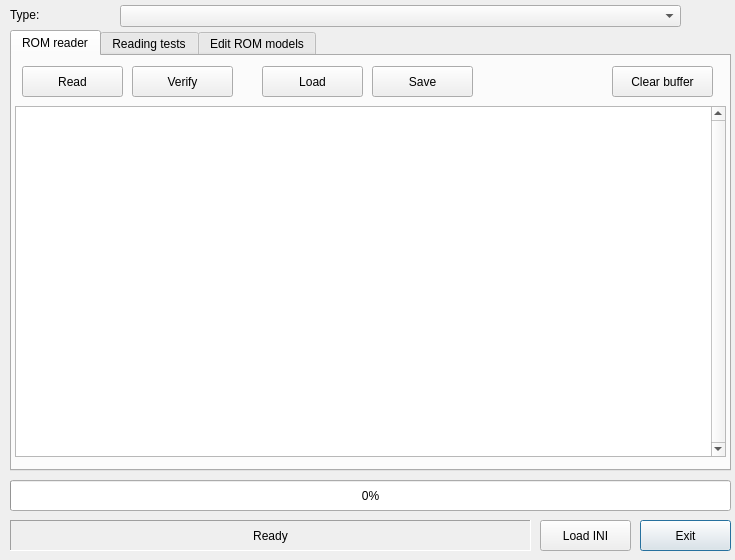
<?xml version="1.0" encoding="UTF-8"?>
<ui version="4.0">
 <class>ROMDumper</class>
 <widget class="QDialog" name="ROMDumper">
  <property name="geometry">
   <rect>
    <x>0</x>
    <y>0</y>
    <width>735</width>
    <height>560</height>
   </rect>
  </property>
  <property name="sizePolicy">
   <sizepolicy hsizetype="Fixed" vsizetype="Fixed">
    <horstretch>0</horstretch>
    <verstretch>0</verstretch>
   </sizepolicy>
  </property>
  <property name="minimumSize">
   <size>
    <width>735</width>
    <height>560</height>
   </size>
  </property>
  <property name="maximumSize">
   <size>
    <width>735</width>
    <height>560</height>
   </size>
  </property>
  <property name="windowTitle">
   <string>Dialog</string>
  </property>
  <widget class="QPushButton" name="btnExit">
   <property name="geometry">
    <rect>
     <x>640</x>
     <y>520</y>
     <width>91</width>
     <height>31</height>
    </rect>
   </property>
   <property name="text">
    <string>Exit</string>
   </property>
  </widget>
  <widget class="QProgressBar" name="pbProgress">
   <property name="geometry">
    <rect>
     <x>10</x>
     <y>480</y>
     <width>721</width>
     <height>31</height>
    </rect>
   </property>
   <property name="maximum">
    <number>1024</number>
   </property>
   <property name="value">
    <number>0</number>
   </property>
  </widget>
  <widget class="QLabel" name="lbStatus">
   <property name="geometry">
    <rect>
     <x>10</x>
     <y>520</y>
     <width>521</width>
     <height>31</height>
    </rect>
   </property>
   <property name="styleSheet">
    <string notr="true"/>
   </property>
   <property name="frameShape">
    <enum>QFrame::Panel</enum>
   </property>
   <property name="frameShadow">
    <enum>QFrame::Sunken</enum>
   </property>
   <property name="text">
    <string>Ready</string>
   </property>
   <property name="alignment">
    <set>Qt::AlignCenter</set>
   </property>
  </widget>
  <widget class="QTabWidget" name="tabWidget">
   <property name="geometry">
    <rect>
     <x>10</x>
     <y>30</y>
     <width>721</width>
     <height>441</height>
    </rect>
   </property>
   <property name="currentIndex">
    <number>0</number>
   </property>
   <widget class="QWidget" name="tab">
    <attribute name="title">
     <string>ROM reader</string>
    </attribute>
    <widget class="QPlainTextEdit" name="pBufferView">
     <property name="geometry">
      <rect>
       <x>3</x>
       <y>50</y>
       <width>711</width>
       <height>351</height>
      </rect>
     </property>
     <property name="verticalScrollBarPolicy">
      <enum>Qt::ScrollBarAlwaysOn</enum>
     </property>
     <property name="horizontalScrollBarPolicy">
      <enum>Qt::ScrollBarAlwaysOff</enum>
     </property>
    </widget>
    <widget class="QPushButton" name="btnRead">
     <property name="geometry">
      <rect>
       <x>10</x>
       <y>10</y>
       <width>101</width>
       <height>31</height>
      </rect>
     </property>
     <property name="text">
      <string>Read</string>
     </property>
    </widget>
    <widget class="QPushButton" name="btnVerify">
     <property name="geometry">
      <rect>
       <x>120</x>
       <y>10</y>
       <width>101</width>
       <height>31</height>
      </rect>
     </property>
     <property name="text">
      <string>Verify</string>
     </property>
    </widget>
    <widget class="QPushButton" name="btnLoad">
     <property name="geometry">
      <rect>
       <x>250</x>
       <y>10</y>
       <width>101</width>
       <height>31</height>
      </rect>
     </property>
     <property name="text">
      <string>Load</string>
     </property>
    </widget>
    <widget class="QPushButton" name="btnSave">
     <property name="geometry">
      <rect>
       <x>360</x>
       <y>10</y>
       <width>101</width>
       <height>31</height>
      </rect>
     </property>
     <property name="text">
      <string>Save</string>
     </property>
    </widget>
    <widget class="QPushButton" name="btnClear">
     <property name="geometry">
      <rect>
       <x>600</x>
       <y>10</y>
       <width>101</width>
       <height>31</height>
      </rect>
     </property>
     <property name="text">
      <string>Clear buffer</string>
     </property>
    </widget>
   </widget>
   <widget class="QWidget" name="widget">
    <attribute name="title">
     <string>Reading tests</string>
    </attribute>
    <widget class="QGroupBox" name="groupBox_2">
     <property name="geometry">
      <rect>
       <x>10</x>
       <y>90</y>
       <width>391</width>
       <height>291</height>
      </rect>
     </property>
     <property name="title">
      <string>Reading tests</string>
     </property>
     <widget class="QGroupBox" name="groupBox">
      <property name="geometry">
       <rect>
        <x>10</x>
        <y>30</y>
        <width>211</width>
        <height>81</height>
       </rect>
      </property>
      <property name="title">
       <string>Verify against buffer reading...</string>
      </property>
      <widget class="QRadioButton" name="rbForward">
       <property name="geometry">
        <rect>
         <x>10</x>
         <y>20</y>
         <width>131</width>
         <height>20</height>
        </rect>
       </property>
       <property name="text">
        <string>Forward</string>
       </property>
       <property name="checked">
        <bool>true</bool>
       </property>
      </widget>
      <widget class="QRadioButton" name="rbBackwardn">
       <property name="geometry">
        <rect>
         <x>10</x>
         <y>40</y>
         <width>151</width>
         <height>20</height>
        </rect>
       </property>
       <property name="text">
        <string>Backward</string>
       </property>
      </widget>
      <widget class="QRadioButton" name="rbRandom">
       <property name="geometry">
        <rect>
         <x>10</x>
         <y>60</y>
         <width>191</width>
         <height>20</height>
        </rect>
       </property>
       <property name="text">
        <string>Random</string>
       </property>
      </widget>
     </widget>
     <widget class="QWidget" name="layoutWidget1">
      <property name="geometry">
       <rect>
        <x>30</x>
        <y>110</y>
        <width>342</width>
        <height>26</height>
       </rect>
      </property>
      <layout class="QFormLayout" name="formLayout">
       <item row="0" column="1">
        <widget class="QSpinBox" name="sbRandomTest">
         <property name="minimum">
          <number>1</number>
         </property>
         <property name="maximum">
          <number>255</number>
         </property>
        </widget>
       </item>
       <item row="0" column="0">
        <widget class="QLabel" name="label_4">
         <property name="text">
          <string>Random: Test each word minimum times:</string>
         </property>
        </widget>
       </item>
      </layout>
     </widget>
     <widget class="QWidget" name="layoutWidget2">
      <property name="geometry">
       <rect>
        <x>10</x>
        <y>140</y>
        <width>317</width>
        <height>91</height>
       </rect>
      </property>
      <layout class="QGridLayout" name="gridLayout">
       <item row="0" column="1">
        <widget class="QSpinBox" name="sbWaiting">
         <property name="minimum">
          <number>-1</number>
         </property>
         <property name="maximum">
          <number>10000</number>
         </property>
         <property name="value">
          <number>-1</number>
         </property>
        </widget>
       </item>
       <item row="0" column="0">
        <widget class="QLabel" name="label_2">
         <property name="text">
          <string>Override waiting (ms, -1 turns off):</string>
         </property>
        </widget>
       </item>
       <item row="1" column="0">
        <widget class="QCheckBox" name="cbCycleBetweenRepeats">
         <property name="text">
          <string>Power cycle between repeats</string>
         </property>
        </widget>
       </item>
       <item row="2" column="0">
        <widget class="QCheckBox" name="cbRandomPowerCycle">
         <property name="text">
          <string>Random power cycling</string>
         </property>
        </widget>
       </item>
      </layout>
     </widget>
     <widget class="QPushButton" name="pushButton">
      <property name="geometry">
       <rect>
        <x>70</x>
        <y>240</y>
        <width>191</width>
        <height>41</height>
       </rect>
      </property>
      <property name="text">
       <string>Start reading test</string>
      </property>
     </widget>
    </widget>
    <widget class="QGroupBox" name="groupBox_3">
     <property name="geometry">
      <rect>
       <x>410</x>
       <y>220</y>
       <width>251</width>
       <height>161</height>
      </rect>
     </property>
     <property name="title">
      <string>Lines test</string>
     </property>
     <widget class="QPushButton" name="btnDataTest">
      <property name="geometry">
       <rect>
        <x>30</x>
        <y>110</y>
        <width>181</width>
        <height>41</height>
       </rect>
      </property>
      <property name="text">
       <string>Start Data lines test</string>
      </property>
     </widget>
     <widget class="QPushButton" name="btnGatesTest">
      <property name="geometry">
       <rect>
        <x>30</x>
        <y>60</y>
        <width>181</width>
        <height>41</height>
       </rect>
      </property>
      <property name="text">
       <string>Start &quot;Enable&quot; lines test</string>
      </property>
     </widget>
     <widget class="QCheckBox" name="cbUseBuffer">
      <property name="geometry">
       <rect>
        <x>20</x>
        <y>30</y>
        <width>221</width>
        <height>20</height>
       </rect>
      </property>
      <property name="text">
       <string>Skip initial reading, use buffer</string>
      </property>
     </widget>
    </widget>
    <widget class="QGroupBox" name="groupBox_4">
     <property name="geometry">
      <rect>
       <x>10</x>
       <y>10</y>
       <width>271</width>
       <height>51</height>
      </rect>
     </property>
     <property name="title">
      <string>General</string>
     </property>
     <widget class="QWidget" name="layoutWidget">
      <property name="geometry">
       <rect>
        <x>10</x>
        <y>20</y>
        <width>251</width>
        <height>26</height>
       </rect>
      </property>
      <layout class="QGridLayout" name="gridLayout_5">
       <item row="0" column="0">
        <widget class="QLabel" name="label_3">
         <property name="text">
          <string>Test repeats:</string>
         </property>
        </widget>
       </item>
       <item row="0" column="1">
        <widget class="QSpinBox" name="sbRepeat">
         <property name="minimum">
          <number>1</number>
         </property>
         <property name="maximum">
          <number>999</number>
         </property>
        </widget>
       </item>
      </layout>
     </widget>
    </widget>
   </widget>
   <widget class="QWidget" name="tab_2">
    <attribute name="title">
     <string>Edit ROM models</string>
    </attribute>
    <widget class="QPushButton" name="btnSaveAs">
     <property name="geometry">
      <rect>
       <x>600</x>
       <y>370</y>
       <width>111</width>
       <height>31</height>
      </rect>
     </property>
     <property name="toolTip">
      <string>After your model os OK, remember to save the file!</string>
     </property>
     <property name="text">
      <string>Save As...</string>
     </property>
    </widget>
    <widget class="QListWidget" name="lwItems">
     <property name="geometry">
      <rect>
       <x>420</x>
       <y>10</y>
       <width>291</width>
       <height>321</height>
      </rect>
     </property>
     <property name="selectionBehavior">
      <enum>QAbstractItemView::SelectRows</enum>
     </property>
    </widget>
    <widget class="QPushButton" name="btnUp">
     <property name="geometry">
      <rect>
       <x>420</x>
       <y>340</y>
       <width>41</width>
       <height>22</height>
      </rect>
     </property>
     <property name="toolTip">
      <string>Move up</string>
     </property>
     <property name="text">
      <string>/\</string>
     </property>
    </widget>
    <widget class="QPushButton" name="btnDown">
     <property name="geometry">
      <rect>
       <x>480</x>
       <y>340</y>
       <width>41</width>
       <height>22</height>
      </rect>
     </property>
     <property name="toolTip">
      <string>Move down</string>
     </property>
     <property name="text">
      <string>\/</string>
     </property>
    </widget>
    <widget class="QPushButton" name="btnAdd">
     <property name="geometry">
      <rect>
       <x>570</x>
       <y>340</y>
       <width>41</width>
       <height>22</height>
      </rect>
     </property>
     <property name="toolTip">
      <string>Add item</string>
     </property>
     <property name="text">
      <string>+</string>
     </property>
    </widget>
    <widget class="QPushButton" name="btnDel">
     <property name="geometry">
      <rect>
       <x>670</x>
       <y>340</y>
       <width>41</width>
       <height>22</height>
      </rect>
     </property>
     <property name="toolTip">
      <string>Remove selected item</string>
     </property>
     <property name="text">
      <string>-</string>
     </property>
    </widget>
    <widget class="QPushButton" name="btnAddComment">
     <property name="geometry">
      <rect>
       <x>620</x>
       <y>340</y>
       <width>41</width>
       <height>22</height>
      </rect>
     </property>
     <property name="toolTip">
      <string>Add category</string>
     </property>
     <property name="text">
      <string>-[+]-</string>
     </property>
    </widget>
    <widget class="QPushButton" name="btnApply">
     <property name="geometry">
      <rect>
       <x>420</x>
       <y>370</y>
       <width>131</width>
       <height>31</height>
      </rect>
     </property>
     <property name="font">
      <font>
       <weight>75</weight>
       <bold>true</bold>
      </font>
     </property>
     <property name="toolTip">
      <string>Remember to click this after modification!</string>
     </property>
     <property name="text">
      <string>Apply changes</string>
     </property>
    </widget>
    <widget class="QTabWidget" name="tabWidget_2">
     <property name="geometry">
      <rect>
       <x>10</x>
       <y>160</y>
       <width>371</width>
       <height>241</height>
      </rect>
     </property>
     <property name="styleSheet">
      <string notr="true">QTabWidget::pane { /* The tab widget frame */
    border-top: 0px;
}

QTabBar::tab {
    border: 2px;
    min-width: 8ex;
    padding: 2px;
}

QTabBar::tab:selected {
        border: 2px inset #C4C4C3;
   }

QTabBar::tab:!selected {
	  border: 2px outset #C4C4C3;
   }</string>
     </property>
     <property name="currentIndex">
      <number>0</number>
     </property>
     <property name="usesScrollButtons">
      <bool>false</bool>
     </property>
     <property name="documentMode">
      <bool>true</bool>
     </property>
     <widget class="QWidget" name="tab_3">
      <attribute name="title">
       <string>NORMAL</string>
      </attribute>
      <widget class="QWidget" name="layoutWidget3">
       <property name="geometry">
        <rect>
         <x>0</x>
         <y>10</y>
         <width>371</width>
         <height>205</height>
        </rect>
       </property>
       <layout class="QGridLayout" name="gridLayout_4">
        <item row="0" column="0">
         <widget class="QLabel" name="label_12">
          <property name="text">
           <string>Address pins:</string>
          </property>
         </widget>
        </item>
        <item row="0" column="1" colspan="2">
         <widget class="QLineEdit" name="leAddressPins">
          <property name="toolTip">
           <string>Address pins (A0, A1, A2) numbers</string>
          </property>
         </widget>
        </item>
        <item row="1" column="0">
         <widget class="QLabel" name="label_13">
          <property name="text">
           <string>Data pins: </string>
          </property>
         </widget>
        </item>
        <item row="1" column="1" colspan="2">
         <widget class="QLineEdit" name="leDataPins">
          <property name="toolTip">
           <string>Data pins (D0, D1, D2) numbers</string>
          </property>
         </widget>
        </item>
        <item row="2" column="0">
         <widget class="QLabel" name="label_14">
          <property name="text">
           <string>Enable pins: </string>
          </property>
         </widget>
        </item>
        <item row="2" column="1" colspan="2">
         <widget class="QLineEdit" name="leEnablePins">
          <property name="toolTip">
           <string>Enable pins numbers</string>
          </property>
         </widget>
        </item>
        <item row="3" column="0">
         <widget class="QLabel" name="label_15">
          <property name="text">
           <string>Enabled state:</string>
          </property>
         </widget>
        </item>
        <item row="3" column="1" colspan="2">
         <widget class="QLineEdit" name="leEnableOn">
          <property name="toolTip">
           <string>State in which data is read</string>
          </property>
         </widget>
        </item>
        <item row="4" column="0">
         <widget class="QLabel" name="label_16">
          <property name="text">
           <string>Addressing state: </string>
          </property>
         </widget>
        </item>
        <item row="4" column="1" colspan="2">
         <widget class="QLineEdit" name="leEnableOff">
          <property name="toolTip">
           <string>State in which address is sent. Usually enable state</string>
          </property>
         </widget>
        </item>
        <item row="5" column="0" colspan="2">
         <widget class="QLabel" name="label_17">
          <property name="text">
           <string>Address-enable wait (if appl.):</string>
          </property>
         </widget>
        </item>
        <item row="5" column="2">
         <widget class="QSpinBox" name="sbWaitEnable">
          <property name="toolTip">
           <string>If enabled/addressing states are different, wait ms beftween supplying address and enabling chip</string>
          </property>
          <property name="maximum">
           <number>131072</number>
          </property>
          <property name="value">
           <number>2</number>
          </property>
         </widget>
        </item>
        <item row="6" column="0" colspan="2">
         <widget class="QLabel" name="label_18">
          <property name="text">
           <string>Enable-read wait:</string>
          </property>
         </widget>
        </item>
        <item row="6" column="2">
         <widget class="QSpinBox" name="sbWaitRead">
          <property name="toolTip">
           <string>Wait ms before reading, after sending address and enabling</string>
          </property>
          <property name="maximum">
           <number>131072</number>
          </property>
          <property name="value">
           <number>2</number>
          </property>
         </widget>
        </item>
       </layout>
      </widget>
     </widget>
    </widget>
    <widget class="QWidget" name="layoutWidget4">
     <property name="geometry">
      <rect>
       <x>10</x>
       <y>9</y>
       <width>371</width>
       <height>148</height>
      </rect>
     </property>
     <layout class="QGridLayout" name="gridLayout_3">
      <item row="0" column="0">
       <widget class="QLabel" name="label_5">
        <property name="text">
         <string>Name:</string>
        </property>
       </widget>
      </item>
      <item row="0" column="1">
       <widget class="QLineEdit" name="leName"/>
      </item>
      <item row="1" column="0">
       <widget class="QLabel" name="label_6">
        <property name="text">
         <string>Description:</string>
        </property>
       </widget>
      </item>
      <item row="1" column="1">
       <widget class="QLineEdit" name="leDescription"/>
      </item>
      <item row="2" column="0" colspan="2">
       <layout class="QGridLayout" name="gridLayout_2">
        <item row="0" column="0">
         <widget class="QLabel" name="label_7">
          <property name="text">
           <string>Pins:</string>
          </property>
         </widget>
        </item>
        <item row="0" column="1">
         <widget class="QSpinBox" name="sbPinCount">
          <property name="minimum">
           <number>2</number>
          </property>
          <property name="maximum">
           <number>24</number>
          </property>
          <property name="singleStep">
           <number>2</number>
          </property>
          <property name="value">
           <number>14</number>
          </property>
         </widget>
        </item>
        <item row="0" column="2">
         <widget class="QLabel" name="label_8">
          <property name="text">
           <string>Words: </string>
          </property>
         </widget>
        </item>
        <item row="0" column="3">
         <widget class="QSpinBox" name="sbWords">
          <property name="maximum">
           <number>131072</number>
          </property>
         </widget>
        </item>
        <item row="0" column="4">
         <widget class="QLabel" name="label_9">
          <property name="text">
           <string>Bits:</string>
          </property>
         </widget>
        </item>
        <item row="0" column="5">
         <widget class="QSpinBox" name="sbBits">
          <property name="minimum">
           <number>1</number>
          </property>
          <property name="maximum">
           <number>8</number>
          </property>
         </widget>
        </item>
       </layout>
      </item>
      <item row="3" column="0">
       <widget class="QLabel" name="label_10">
        <property name="text">
         <string>Power pins:</string>
        </property>
       </widget>
      </item>
      <item row="3" column="1">
       <widget class="QLineEdit" name="lePower">
        <property name="toolTip">
         <string>Power pin numbers</string>
        </property>
       </widget>
      </item>
      <item row="4" column="0">
       <widget class="QLabel" name="label_11">
        <property name="text">
         <string>GND pins:</string>
        </property>
       </widget>
      </item>
      <item row="4" column="1">
       <widget class="QLineEdit" name="leGround">
        <property name="toolTip">
         <string>Ground pin numbers</string>
        </property>
       </widget>
      </item>
     </layout>
    </widget>
   </widget>
  </widget>
  <widget class="QComboBox" name="cbType">
   <property name="geometry">
    <rect>
     <x>120</x>
     <y>5</y>
     <width>561</width>
     <height>22</height>
    </rect>
   </property>
   <property name="currentIndex">
    <number>-1</number>
   </property>
   <property name="maxVisibleItems">
    <number>20</number>
   </property>
  </widget>
  <widget class="QLabel" name="label">
   <property name="geometry">
    <rect>
     <x>10</x>
     <y>7</y>
     <width>100</width>
     <height>16</height>
    </rect>
   </property>
   <property name="sizePolicy">
    <sizepolicy hsizetype="Fixed" vsizetype="Preferred">
     <horstretch>100</horstretch>
     <verstretch>0</verstretch>
    </sizepolicy>
   </property>
   <property name="minimumSize">
    <size>
     <width>100</width>
     <height>0</height>
    </size>
   </property>
   <property name="text">
    <string>Type:</string>
   </property>
  </widget>
  <widget class="QPushButton" name="btnOpenIni">
   <property name="geometry">
    <rect>
     <x>540</x>
     <y>520</y>
     <width>91</width>
     <height>31</height>
    </rect>
   </property>
   <property name="text">
    <string>Load INI</string>
   </property>
  </widget>
 </widget>
 <tabstops>
  <tabstop>cbType</tabstop>
  <tabstop>tabWidget</tabstop>
  <tabstop>btnRead</tabstop>
  <tabstop>btnVerify</tabstop>
  <tabstop>btnLoad</tabstop>
  <tabstop>btnSave</tabstop>
  <tabstop>btnClear</tabstop>
  <tabstop>btnExit</tabstop>
  <tabstop>rbForward</tabstop>
  <tabstop>rbBackwardn</tabstop>
  <tabstop>rbRandom</tabstop>
  <tabstop>sbRandomTest</tabstop>
  <tabstop>sbWaiting</tabstop>
  <tabstop>cbCycleBetweenRepeats</tabstop>
  <tabstop>cbRandomPowerCycle</tabstop>
  <tabstop>pushButton</tabstop>
  <tabstop>cbUseBuffer</tabstop>
  <tabstop>btnGatesTest</tabstop>
  <tabstop>btnDataTest</tabstop>
  <tabstop>lwItems</tabstop>
  <tabstop>leName</tabstop>
  <tabstop>leDescription</tabstop>
  <tabstop>sbPinCount</tabstop>
  <tabstop>sbWords</tabstop>
  <tabstop>sbBits</tabstop>
  <tabstop>lePower</tabstop>
  <tabstop>leGround</tabstop>
  <tabstop>tabWidget_2</tabstop>
  <tabstop>leAddressPins</tabstop>
  <tabstop>leDataPins</tabstop>
  <tabstop>leEnablePins</tabstop>
  <tabstop>leEnableOn</tabstop>
  <tabstop>leEnableOff</tabstop>
  <tabstop>sbWaitEnable</tabstop>
  <tabstop>sbWaitRead</tabstop>
  <tabstop>btnApply</tabstop>
  <tabstop>btnUp</tabstop>
  <tabstop>btnDown</tabstop>
  <tabstop>btnAdd</tabstop>
  <tabstop>btnAddComment</tabstop>
  <tabstop>btnDel</tabstop>
  <tabstop>btnSaveAs</tabstop>
  <tabstop>btnOpenIni</tabstop>
  <tabstop>pBufferView</tabstop>
 </tabstops>
 <resources/>
 <connections/>
</ui>
